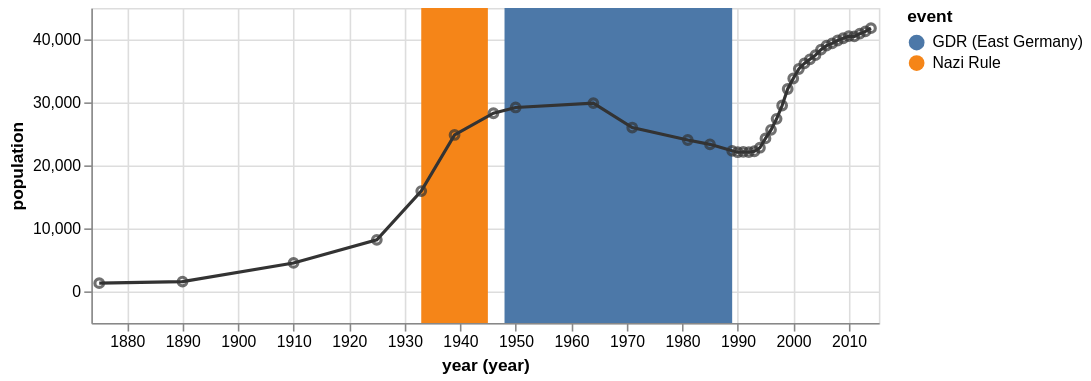

The specification (Vega-Lite) saved for this image:
### Vega specification from a JSON file in a GitHub repository (floating-point values rounded to 4 significant figures)
{"$schema": "https://vega.github.io/schema/vega/v4.json", "description": "The population of the German city of Falkensee over time", "autosize": "pad", "padding": 5, "width": 500, "height": 200, "style": "cell", "data": [{"name": "source_0", "values": [{"year": "1875", "population": 1309}, {"year": "1890", "population": 1558}, {"year": "1910", "population": 4512}, {"year": "1925", "population": 8180}, {"year": "1933", "population": 15915}, {"year": "1939", "population": 24824}, {"year": "1946", "population": 28275}, {"year": "1950", "population": 29189}, {"year": "1964", "population": 29881}, {"year": "1971", "population": 26007}, {"year": "1981", "population": 24029}, {"year": "1985", "population": 23340}, {"year": "1989", "population": 22307}, {"year": "1990", "population": 22087}, {"year": "1991", "population": 22139}, {"year": "1992", "population": 22105}, {"year": "1993", "population": 22242}, {"year": "1994", "population": 22801}, {"year": "1995", "population": 24273}, {"year": "1996", "population": 25640}, {"year": "1997", "population": 27393}, {"year": "1998", "population": 29505}, {"year": "1999", "population": 32124}, {"year": "2000", "population": 33791}, {"year": "2001", "population": 35297}, {"year": "2002", "population": 36179}, {"year": "2003", "population": 36829}, {"year": "2004", "population": 37493}, {"year": "2005", "population": 38376}, {"year": "2006", "population": 39008}, {"year": "2007", "population": 39366}, {"year": "2008", "population": 39821}, {"year": "2009", "population": 40179}, {"year": "2010", "population": 40511}, {"year": "2011", "population": 40465}, {"year": "2012", "population": 40905}, {"year": "2013", "population": 41258}, {"year": "2014", "population": 41777}]}, {"name": "source_1", "values": [{"start": "1933", "end": "1945", "event": "Nazi Rule"}, {"start": "1948", "end": "1989", "event": "GDR (East Germany)"}]}, {"name": "data_0", "source": "source_0", "transform": [{"type": "formula", "expr": "timeParse(datum[\"year\"],'%Y')", "as": "year"}, {"type": "formula", "as": "year_year", "expr": "datetime(year(datum[\"year\"]), 0, 1, 0, 0, 0, 0)"}]}, {"name": "data_1", "source": "source_1", "transform": [{"type": "formula", "expr": "timeParse(datum[\"start\"],'%Y')", "as": "start"}, {"type": "formula", "expr": "timeParse(datum[\"end\"],'%Y')", "as": "end"}, {"type": "formula", "as": "year_start", "expr": "datetime(year(datum[\"start\"]), 0, 1, 0, 0, 0, 0)"}, {"type": "formula", "as": "year_end", "expr": "datetime(year(datum[\"end\"]), 0, 1, 0, 0, 0, 0)"}]}], "marks": [{"name": "layer_0_marks", "type": "rect", "style": ["rect"], "from": {"data": "data_1"}, "encode": {"update": {"fill": [{"test": "datum[\"year_start\"] === null || isNaN(datum[\"year_start\"])", "value": null}, {"scale": "color", "field": "event"}], "tooltip": {"signal": "{\"start (year)\": timeFormat(datum[\"year_start\"], '%Y'), \"end (year)\": timeFormat(datum[\"year_end\"], '%Y'), \"event\": ''+datum[\"event\"]}"}, "x": {"scale": "x", "field": "year_start"}, "x2": {"scale": "x", "field": "year_end"}, "y": {"value": 0}, "y2": {"field": {"group": "height"}}}}}, {"name": "layer_1_marks", "type": "line", "style": ["line"], "sort": {"field": "datum[\"year_year\"]", "order": "descending"}, "from": {"data": "data_0"}, "encode": {"update": {"stroke": {"value": "#333"}, "tooltip": {"signal": "{\"year (year)\": timeFormat(datum[\"year_year\"], '%Y'), \"population\": format(datum[\"population\"], \"\")}"}, "x": {"scale": "x", "field": "year_year"}, "y": {"scale": "y", "field": "population"}, "defined": {"signal": "datum[\"year_year\"] !== null && !isNaN(datum[\"year_year\"]) && datum[\"population\"] !== null && !isNaN(datum[\"population\"])"}}}}, {"name": "layer_2_marks", "type": "symbol", "style": ["point"], "from": {"data": "data_0"}, "encode": {"update": {"opacity": {"value": 0.7}, "fill": [{"test": "datum[\"year_year\"] === null || isNaN(datum[\"year_year\"]) || datum[\"population\"] === null || isNaN(datum[\"population\"])", "value": null}, {"value": "transparent"}], "stroke": [{"test": "datum[\"year_year\"] === null || isNaN(datum[\"year_year\"]) || datum[\"population\"] === null || isNaN(datum[\"population\"])", "value": null}, {"value": "#333"}], "tooltip": {"signal": "{\"year (year)\": timeFormat(datum[\"year_year\"], '%Y'), \"population\": format(datum[\"population\"], \"\")}"}, "x": {"scale": "x", "field": "year_year"}, "y": {"scale": "y", "field": "population"}}}}], "scales": [{"name": "x", "type": "time", "domain": {"fields": [{"data": "data_1", "field": "year_start"}, {"data": "data_1", "field": "year_end"}, {"data": "data_0", "field": "year_year"}]}, "range": [0, {"signal": "width"}], "padding": 5}, {"name": "color", "type": "ordinal", "domain": {"data": "data_1", "field": "event", "sort": true}, "range": "category"}, {"name": "y", "type": "linear", "domain": {"data": "data_0", "field": "population"}, "range": [{"signal": "height"}, 0], "nice": true, "zero": true, "padding": 5}], "axes": [{"scale": "x", "orient": "bottom", "grid": false, "title": "year (year)", "labelFlush": true, "labelOverlap": true, "tickCount": {"signal": "ceil(width/40)"}, "encode": {"labels": {"update": {"text": {"signal": "timeFormat(datum.value, '%Y')"}}}}, "zindex": 1}, {"scale": "x", "orient": "bottom", "gridScale": "y", "grid": true, "tickCount": {"signal": "ceil(width/40)"}, "domain": false, "labels": false, "maxExtent": 0, "minExtent": 0, "ticks": false, "zindex": 0}, {"scale": "y", "orient": "left", "grid": false, "title": "population", "labelOverlap": true, "tickCount": {"signal": "ceil(height/40)"}, "zindex": 1}, {"scale": "y", "orient": "left", "gridScale": "x", "grid": true, "tickCount": {"signal": "ceil(height/40)"}, "domain": false, "labels": false, "maxExtent": 0, "minExtent": 0, "ticks": false, "zindex": 0}], "legends": [{"fill": "color", "gradientLength": {"signal": "clamp(height, 64, 200)"}, "title": "event"}], "config": {"axisY": {"minExtent": 30}}}
